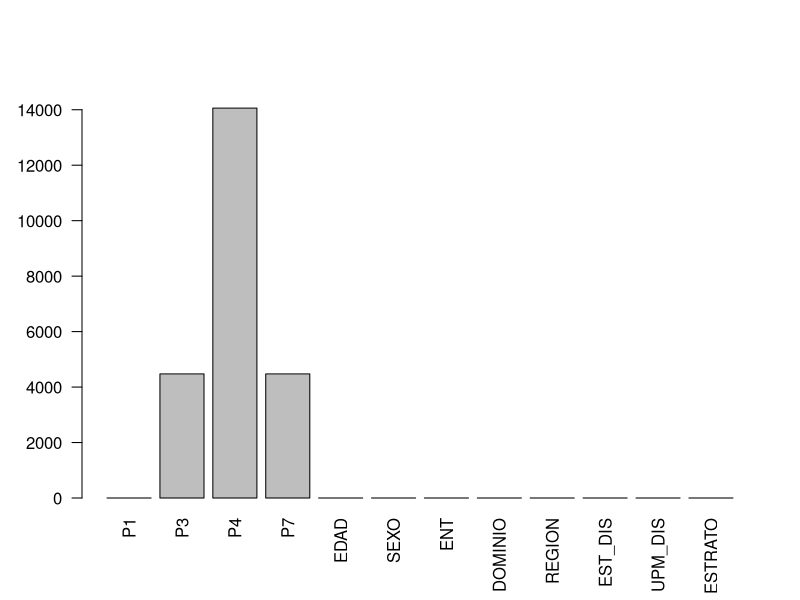
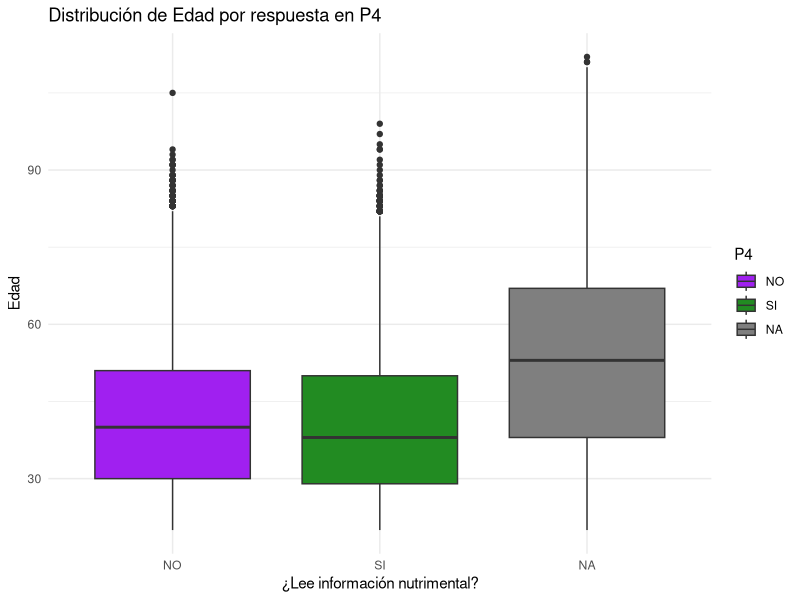
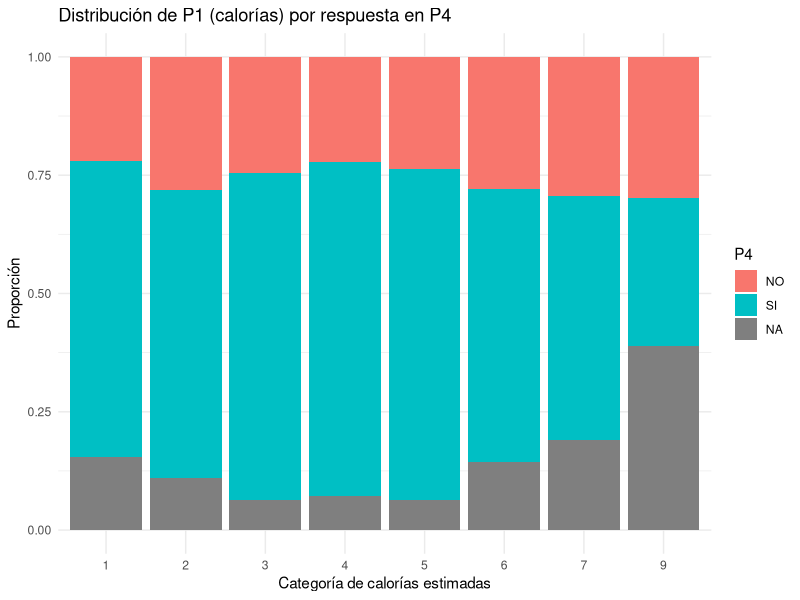
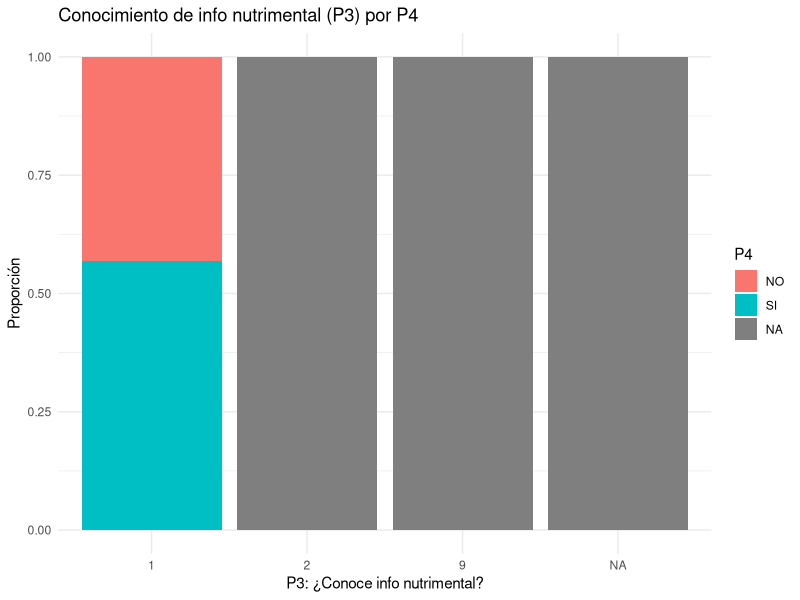
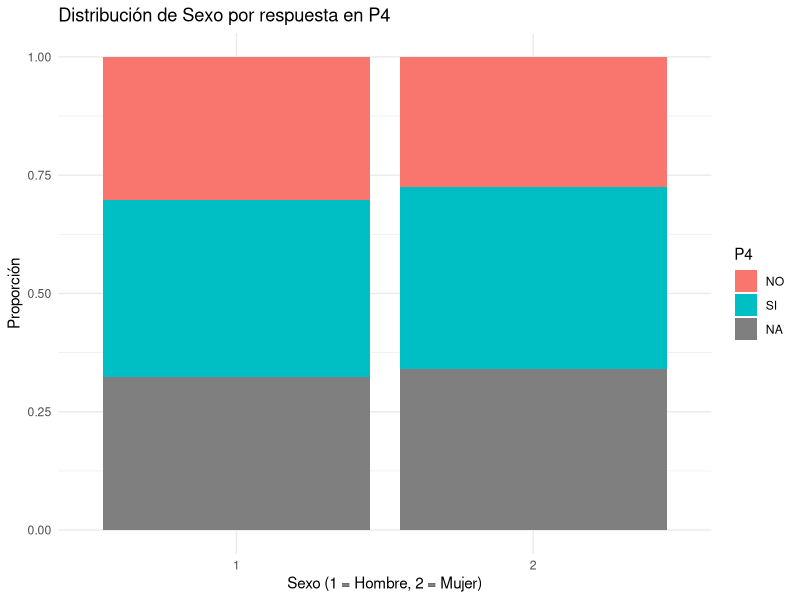
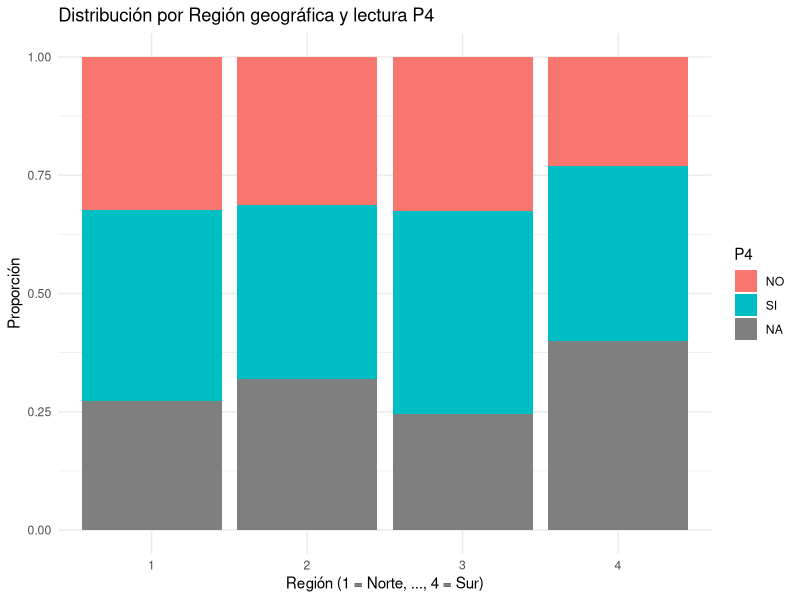
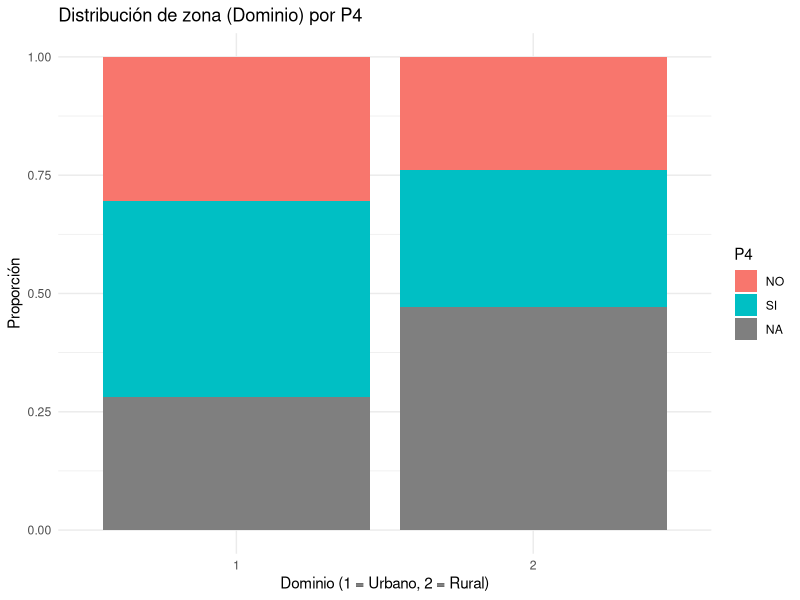
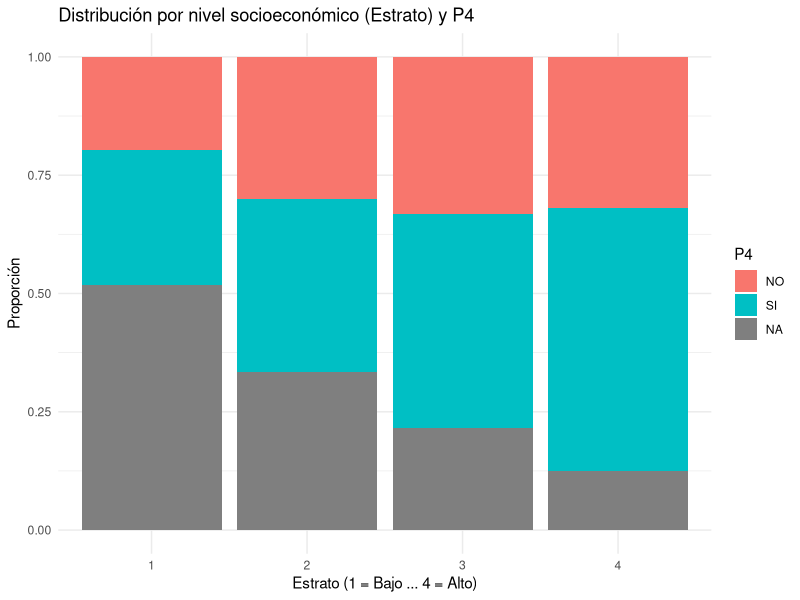

Generate these figures, in order, with R:
## ---- chunk 1
prob1 <- read.csv("datosTF.csv", header = TRUE)
## ---- chunk 2
prob1 <- read.csv("datosTF.csv", header = TRUE)
## ---- chunk 3
prob2 <- read.csv("datosTF.csv", header = TRUE)
## ---- chunk 4
nrow(prob1)  # antes
#quitar los NA haciendo que los 9 se conviertan en NA
prob1$P4[prob1$P4 == 9] <- NA
#quitanto na
prob1 <- na.omit(prob1)
nrow(prob1)  # despues
## ---- chunk 5
nrow(prob2)  # antes
#parar 9s a na
prob2$P7[prob2$P7 == 9] <- NA
#pasamos a factor ordinal
prob2 <- na.omit(prob2)
nrow(prob2)  # despues
## ---- chunk 6
#para p1
# Convertir P4 numérico a "SI"/"NO"
prob1$P4 <- ifelse(prob1$P4 == 1, "SI", "NO")
prob1$P4 <- factor(prob1$P4, levels = c("NO","SI"))
## ---- chunk 7
#para p2
prob2$P7 <- factor(prob2$P7, 
                   levels = 1:5,
                   labels = c("Nunca", "Casi nunca", "A veces", 
                              "Casi siempre", "Siempre"),
                   ordered = TRUE)
## ---- chunk 8
# Contar renglones en cada conjunto
nrow(prob1)  # Número de renglones en problema 1
nrow(prob2)  # Número de renglones en problema 
## ---- chunk 9
#carga de datos
library(tidyverse)
problema1 <- read.csv("datosTF.csv", header = TRUE)
glimpse(problema1)   # estructura y tipos de datos
## ---- chunk 10
#  Contar y mostrar NAs por columna
na_por_col <- colSums(is.na(problema1))
print(na_por_col)
## ---- chunk 11
barplot(na_por_col,
        las   = 2,                          
        ylim  = c(0, 15000))
## ---- chunk 12

# Cargar datos
datos <- read.csv("datosTF.csv", header = TRUE)

# Paso 1: Crear variable binaria para P4 (1 = SI, 0 = NO, NA = no responde)
datos$P4_bin <- ifelse(datos$P4 == 1, 1,
                       ifelse(datos$P4 == 2, 0, NA))

# Paso 2: Eliminar filas donde P4_bin es NA
df_filtrado <- datos[!is.na(datos$P4_bin), ]

# Paso 3: Seleccionar variables numéricas incluyendo P3 y excluyendo P7
vars_numericas <- df_filtrado %>%
  select(P1, P3, EDAD, SEXO, ENT, DOMINIO, REGION, EST_DIS, UPM_DIS, ESTRATO)

# Paso 4: Calcular correlaciones con P4_bin
correlaciones <- cor(df_filtrado$P4_bin, vars_numericas)

# Paso 5: Asignar nombres legibles
nombres_legibles <- c(
  "P1 (calorías)", 
  "P3 (conoce info)", 
  "Edad", 
  "Sexo", 
  "Entidad", 
  "Dominio", 
  "Región", 
  "Estrato diseño", 
  "UPM diseño", 
  "Estrato socioeconómico"
)

# Asegurarse que los nombres coincidan
names(correlaciones) <- nombres_legibles

# Paso 6: Ordenar y mostrar
correlaciones_ordenadas <- sort(correlaciones, decreasing = TRUE)
correlaciones_ordenadas
## ---- chunk 13
# Cargar librerías
library(tidyverse)

# Cargar datos limpios
prob1 <- read.csv("datosTF.csv", header = TRUE)
prob1$P4 <- ifelse(prob1$P4 == 1, "SI", "NO")
prob1$P4 <- factor(prob1$P4, levels = c("NO", "SI"))

str(prob1)

# ----------- Edad
ggplot(prob1, aes(x = P4, y = EDAD, fill = P4)) +
  geom_boxplot() +
  labs(title = "Distribución de Edad por respuesta en P4",
       x = "¿Lee información nutrimental?",
       y = "Edad") +
  scale_fill_manual(values = c("NO" = "purple", "SI" = "forestgreen")) +
  theme_minimal()


# ----------- P1, calorías estimadas
ggplot(prob1, aes(x = as.factor(P1), fill = P4)) +
  geom_bar(position = "fill") +
  labs(title = "Distribución de P1 (calorías) por respuesta en P4",
       x = "Categoría de calorías estimadas",
       y = "Proporción",
       fill = "P4") +
  theme_minimal()


# ----------- P3, tabla nutrimental
ggplot(prob1, aes(x = as.factor(P3), fill = P4)) +
  geom_bar(position = "fill") +
  labs(title = "Conocimiento de info nutrimental (P3) por P4",
       x = "P3: ¿Conoce info nutrimental?",
       y = "Proporción",
       fill = "P4") +
  theme_minimal()


# ----------- Sexo
ggplot(prob1, aes(x = as.factor(SEXO), fill = P4)) +
  geom_bar(position = "fill") +
  labs(title = "Distribución de Sexo por respuesta en P4",
       x = "Sexo (1 = Hombre, 2 = Mujer)",
       y = "Proporción",
       fill = "P4") +
  theme_minimal()



# ----------- Región
ggplot(prob1, aes(x = as.factor(REGION), fill = P4)) +
  geom_bar(position = "fill") +
  labs(title = "Distribución por Región geográfica y lectura P4",
       x = "Región (1 = Norte, ..., 4 = Sur)",
       y = "Proporción",
       fill = "P4") +
  theme_minimal()



# ----------- Dominio 
ggplot(prob1, aes(x = as.factor(DOMINIO), fill = P4)) +
  geom_bar(position = "fill") +
  labs(title = "Distribución de zona (Dominio) por P4",
       x = "Dominio (1 = Urbano, 2 = Rural)",
       y = "Proporción",
       fill = "P4") +
  theme_minimal()




# ----------- Estrato sociodemográfico
ggplot(prob1, aes(x = as.factor(ESTRATO), fill = P4)) +
  geom_bar(position = "fill") +
  labs(title = "Distribución por nivel socioeconómico (Estrato) y P4",
       x = "Estrato (1 = Bajo ... 4 = Alto)",
       y = "Proporción",
       fill = "P4") +
  theme_minimal()



# ----------- Entidad Federativa (ENT)
ggplot(prob1, aes(x = as.factor(ENT), fill = P4)) +
  geom_bar(position = "fill") +
  labs(title = "Distribución por Entidad Federativa y lectura de info nutrimental (P4)",
       x = "Entidad federativa (1 a 32)",
       y = "Proporción",
       fill = "P4") +
  theme_minimal()
## ---- chunk 14
library(dplyr)
# Leer los datos originales
datos <- read.csv("datosTF.csv", header = TRUE)

# Copiar los datos a un nuevo data frame para trabajar
pruebas <- datos

# Eliminar las columnas

pruebas$EST_DIS <- NULL
pruebas$ENT <- NULL
pruebas$UPM_DIS <- NULL

# Crear nueva columna Edad_grupo
pruebas <- pruebas |> 
  mutate(Edad_grupo = case_when(
    EDAD >= 20 & EDAD <= 34 ~ "20–34",
    EDAD >= 35 & EDAD <= 49 ~ "35–49",
    EDAD >= 50 & EDAD <= 64 ~ "50–64",
    EDAD >= 65 & EDAD <= 80 ~ "65–80",
    EDAD > 80              ~ "80+"
  ))


colSums(is.na(pruebas))
# Confirmar los cambios
str(pruebas)
## ---- chunk 15
pruebas$P1[pruebas$P1 == 9] <- NA


pruebas$P3[is.na(pruebas$P3)] <- 9  # Convertir NA a 9

pruebas$P4[pruebas$P4 == 9] <- NA
pruebas$P7[pruebas$P7 == 9] <- NA


pruebas$P4[is.na(pruebas$P4)] <- 2
# Convertir P4 a binaria si es factor
pruebas$P4_bin <- ifelse(pruebas$P4 == "SI" | pruebas$P4 == 1, 1,
                         ifelse(pruebas$P4 == "NO" | pruebas$P4 == 2, 0, NA))


# Correlación con pares completos
cor.test(pruebas$P4_bin, as.numeric(pruebas$P3), use = "complete.obs")


table(pruebas$P3, useNA = "ifany")

table(pruebas$P4, useNA = "ifany")
table(datos$P4, useNA = "ifany")
## ---- chunk 16
library(class)  # contiene la función knn

library(dplyr)
# Leer los datos originales
datos <- read.csv("datosTF.csv", header = TRUE)

# Copiar los datos a un nuevo data frame para trabajar
pruebas <- datos

pruebas$P7 <- NULL
pruebas$EST_DIS <- NULL
pruebas$ENT <- NULL
pruebas$UPM_DIS <- NULL

# Paso 1: Separar observaciones con y sin NA en P4
train_knn <- subset(pruebas, !is.na(P4))  # Datos completos (sí tienen P4)
test_knn  <- subset(pruebas, is.na(P4))   # Datos incompletos (falta P4)

# Paso 2: Seleccionar rasgos predictivos para k-NN
# Usa solo variables sin NA y numéricas/categóricas útiles
rasgos <- c( "EDAD", "SEXO", "DOMINIO", "REGION", "ESTRATO")

# Paso 3: Asegúrate de no tener NA en los rasgos seleccionados
train_knn <- train_knn[complete.cases(train_knn[, rasgos]), ]
test_knn  <- test_knn[complete.cases(test_knn[, rasgos]), ]

# Paso 4: Aplicar k-NN para predecir P4 en test_knn
P4_pred <- knn(train_knn[, rasgos],
               test_knn[, rasgos],
               cl = train_knn$P4,
               k = 5)

# Paso 5: Asignar las predicciones a test_knn
test_knn$P4 <- P4_pred

# Paso 6: Unir los datos imputados con los datos originales
pruebas_imputado <- rbind(train_knn, test_knn)


pruebas_completo <- rbind(train_knn, test_knn)
nrow(pruebas_completo)  # Debe dar 42207
str(pruebas_completo)

# Convertir P4 a binaria: SI (1) / NO (0)
pruebas_completo$P4_bin <- ifelse(pruebas_completo$P4 == 1 | pruebas_completo$P4 == "SI", 1,
                                  ifelse(pruebas_completo$P4 == 2 | pruebas_completo$P4 == "NO", 0, NA))

# Asegurarte que P3 esté en formato numérico
pruebas_completo$P3 <- as.numeric(pruebas_completo$P3)

# Calcular correlación
cor.test(pruebas_completo$P4_bin, pruebas_completo$P3, use = "complete.obs")

## ---- chunk 17
table(pruebas_completo$P1)
table(pruebas_completo$P3)
table(pruebas_completo$P4)
table(pruebas_completo$SEXO)
table(pruebas_completo$DOMINIO)
table(pruebas_completo$REGION)
table(pruebas_completo$ESTRATO)
## ---- chunk 18
# Filtrar casos con P1 o P3 igual a 9 y P4 distinto de 9
casos_inconsistentes <- subset(pruebas_completo, 
                                (P1 == 9 | P3 == 9) & P4 != 9)

# Mostrar cuántos casos hay
nrow(casos_inconsistentes)

# Opcional: ver tabla cruzada
table(casos_inconsistentes$P1, casos_inconsistentes$P4)
table(casos_inconsistentes$P3, casos_inconsistentes$P4)


# Leer los datos originales
datos <- read.csv("datosTF.csv", header = TRUE)
datos$P1[is.na(datos$P1)] <- 9
datos$P3[is.na(datos$P3)] <- 9

# Filtrar casos con P1 o P3 igual a 9 y P4 distinto de 9
casos_inconsistentes <- subset(datos, 
                                (P1 == 9 | P3 == 9) & P4 != 9)

# Mostrar cuántos casos hay
nrow(casos_inconsistentes)

# Opcional: ver tabla cruzada
table(casos_inconsistentes$P1, casos_inconsistentes$P4)
table(casos_inconsistentes$P3, casos_inconsistentes$P4)
## ---- chunk 19
library(dplyr)

pruebas <- pruebas |> 
  mutate(Edad_grupo = case_when(
    EDAD <= 30                  ~ "Joven",
    EDAD >= 31 & EDAD <= 45     ~ "Adulto joven",
    EDAD >= 46 & EDAD <= 60     ~ "Adulto",
    EDAD >= 61                  ~ "Adulto mayor"
  ))
